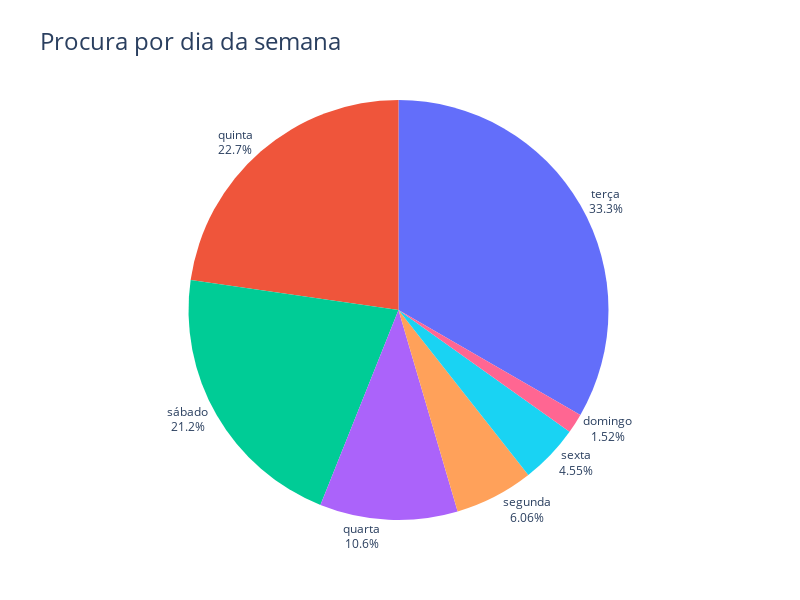

The notebook cell saved with this chart:
### Code cell
# etapa = df_ano_atual.query('etapa == "Não fechado" or etapa == "Fechado" or etapa == "Realizado"')
fig = px.pie(df_ano_atual, 'dia_semana', title='Procura por dia da semana')
fig.update_layout(title_font_size=24)
fig.update_traces(textposition='outside', textinfo='percent+label')
# fig.update_layout(title_font_size=24, bargap=0.2)
fig.update_layout(showlegend=False)

fig.show()
fig.write_html(r'./graficos/dist_dia_semana.html')

### Figure 1 — Plotly figure (JSON) as saved in the notebook; plotly's stock layout.template omitted (floating-point values rounded to 4 significant figures)
{"data": [{"domain": {"x": [0, 1], "y": [0, 1]}, "hovertemplate": "dia_semana=%{label}<extra></extra>", "labels": ["quarta", "sábado", "sábado", "terça", "segunda", "quinta", "terça", "terça", "quinta", "terça", "terça", "domingo", "quarta", "quinta", "quinta", "sexta", "sábado", "quarta", "quinta", "segunda", "terça", "quarta", "quinta", "quinta", "quinta", "sexta", "sexta", "sábado", "terça", "terça", "quinta", "quinta", "segunda", "terça", "terça", "quarta", "sábado", "terça", "terça", "terça", "terça", "terça", "terça", "terça", "quarta", "quinta", "sábado", "segunda", "terça", "quarta", "quinta", "quinta", "terça", "terça", "sábado", "sábado", "sábado", "sábado", "terça", "quinta", "sábado", "sábado", "sábado", "terça", "sábado", "quinta"], "legendgroup": "", "name": "", "showlegend": true, "textinfo": "percent+label", "textposition": "outside", "type": "pie"}], "layout": {"height": 600, "legend": {"tracegroupgap": 0}, "showlegend": false, "title": {"font": {"size": 24}, "text": "Procura por dia da semana"}, "width": 800}}
